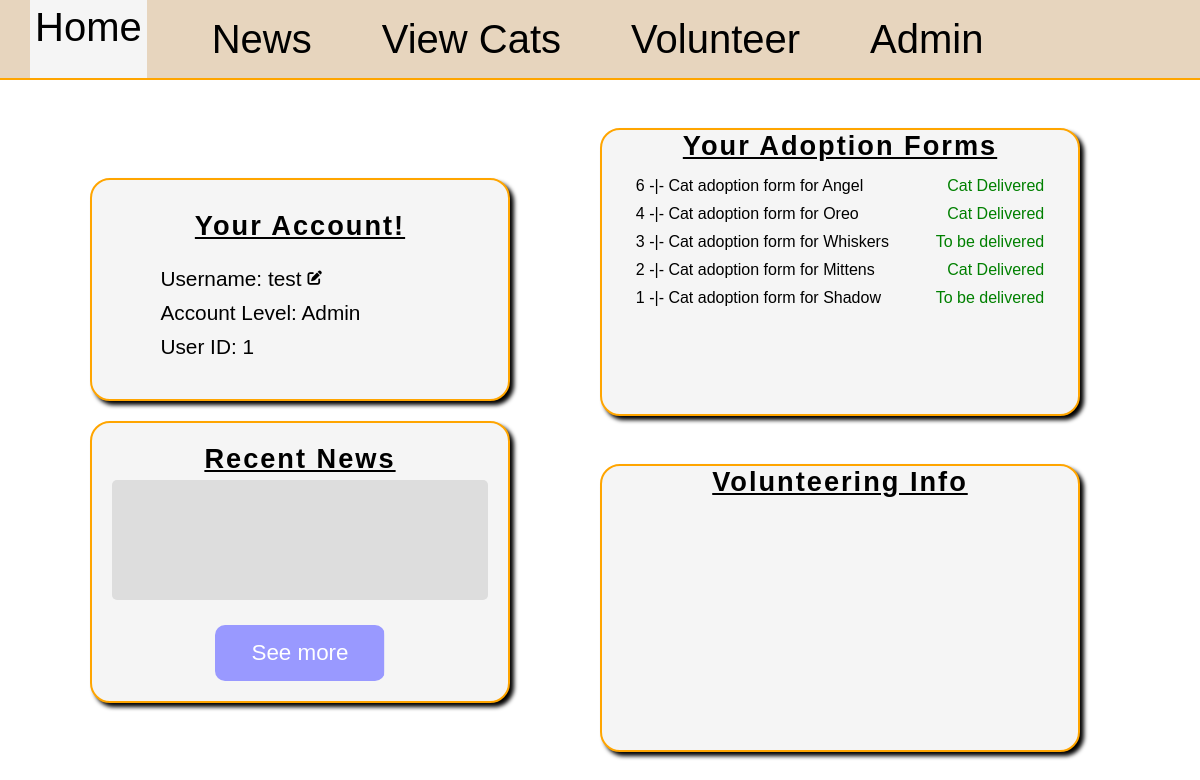
/home/1, run on the app's committed database.
### db_management.py (models this page shows)
class User(db.Model):
    id = db.Column(db.Integer, primary_key=True)
    username = db.Column(db.String(50), nullable=False, unique=True)
    password = db.Column(db.String(50), nullable=False)
    level = db.Column(db.String(50), nullable=False)
    news = db.relationship('News', backref='author', lazy=True)
    forms = db.relationship('AdoptionForm', backref='user', lazy=True)
    volunteer_request = db.relationship('VolunteerRequest', backref='user', lazy=True)
    transport = db.relationship('CatTransport', backref='user', lazy=True)

class AdoptionForm(db.Model):
	id = db.Column(db.Integer, primary_key=True)
	address = db.Column(db.String(30), nullable=False)
	other_pets = db.Column(db.Integer, nullable=False)
	reason = db.Column(db.String(100), nullable=False)
	cat_id = db.Column(db.Integer, db.ForeignKey('cat.id'), nullable=False)
	user_id = db.Column(db.Integer, db.ForeignKey('user.id'), nullable=False)
	review = db.relationship('AdoptionFormReview', backref='form', uselist=False)

class Cat(db.Model):
	id = db.Column(db.Integer, primary_key=True)
	name = db.Column(db.String(25), nullable=False)
	bio = db.Column(db.String(100), nullable=False)
	age = db.Column(db.Integer, nullable=False)
	gender = db.Column(db.String(1), nullable=False)
	image = db.Column(db.String(100))
	room = db.Column(db.String(2))
	adopted = db.Column(db.Boolean, nullable=False, default=False)
	forms = db.relationship('AdoptionForm', backref='cat', lazy=True)
	transport = db.relationship('CatTransport', backref='cat', lazy=True, uselist=False)

class AdoptionFormReview(db.Model):
	id = db.Column(db.Integer, primary_key=True)
	status = db.Column(db.String(30), nullable=False)
	reason = db.Column(db.String(30))
	form_id = db.Column(db.Integer, db.ForeignKey('adoption_form.id'), unique=True, nullable=False)

### main.py (the view)
@app.route('/home/<int:id>', methods=["GET", "POST"])
def home(id):
	user = User.query.filter(User.id==id).first()
	form = UsernameForm()
	newest_news = News.query.order_by(News.id.desc()).first()
	user_adoptions = AdoptionForm.query.filter(AdoptionForm.user_id==id).all()
	user_applications = VolunteerRequest.query.filter(VolunteerRequest.user_id==id).order_by(VolunteerRequest.user_id.desc()).all()
	if form.validate_on_submit():
		form_username = form.username.data
		found_user = User.query.filter(User.username==form_username).first()
		if found_user and form_username != user.username:
			form.username.data = user.username
			return render_template("home.html", applications=user_applications, user=user, form=form, error="exists", news=newest_news, asoptions=user_adoptions)
		else:
			user.username = form_username
			db.session.commit()
			return redirect(url_for("home", id=user.id))
	else:
		form.username.data = user.username
		return render_template("home.html", applications=user_applications, user=user, form=form, error="none", news=newest_news, adoptions=user_adoptions)

### templates/home.html (shortened to what this page needs)
{% extends "base.html" %}
{% block style %}
<link rel="stylesheet" href="{{ url_for('static', filename='home.css') }}">
<link rel="stylesheet" href="https://cdnjs.cloudflare.com/ajax/libs/font-awesome/6.5.0/css/all.min.css">
{% endblock %}
{% block content %}
<main>
	<section id="section-1">
	<div id="profile-div" class="page-div">
		<div id="details">
			<h2>Your Account!</h2>
			<p id="error" class="{{ error }}"></p>
			<div id="username-div">
				<p class="account-detail" id="username-show">Username: {{ user.username }}</p>
				<i class="fas fa-pen-to-square account-detail" id="edit"></i>
			</div>
			<p class="account-detail">Account Level: {{ user.level|capitalize }}</p>
			<p class="account-detail">User ID: {{ user.id }}</p>
		</div>
	</div>
	<div id="news-div" class="page-div">
		<h2>Recent News</h2>
		<div id="newest-news">
		</div>
		<a href="/news/{{ user.id }}" id="news-btn" class="page-link-btn">See more</a>
	</div>
	</section>
	<section id="section-2">
	<div id="adoptions-div" class="page-div">
		<h2>Your Adoption Forms</h2>
		<div id="user-adoptions">
			{% if adoptions %}
			{% for form in adoptions|reverse %}
			<div class="cat-form">
				<p class="form-link cat-adoption" id="{{ form.id }}">{{ form.id }} -|- Cat adoption form for {{ form.cat.name }}</p>
				{% if form.review %}
					{% if form.review.status=="Declined" %}
						<p class="denied">{{ form.review.status }}</p>
					{% else %}
						<p class="accepted">{{ form.review.status }}</p>
					{% endif %}
				{% endif %}
			</div>
			{% endfor %}
			{% else %}
			<p class="no-adoptions">Oh no! You don't have any adoption forms.</p>
			<p class="no-adoptions">Would you like to submit one?</p>
			<a href="/cats/{{ user.id}}" class="page-link-btn" id="adoption-btn">See cats</a>
			{% endif %}
		</div>
	</div>
	<div class="page-div" id="volunteer-div">
		<h2>Volunteering Info</h2>
	</div>
	</section>
</main>
{% endblock %}

### static/styles.css (style rules this page uses)
* { margin: 0; padding: 0; box-sizing: border-box; font-family:Arial, Helvetica, sans-serif; }
html, body { width: 100vw; height: 100vh; font-size: 16px; }
.page-link-btn { color: white; background: linear-gradient(90deg, #ff9900 50%, #9999ff 50%); background-size: 200% 100%; background-position: right; transition: background-position 0.3s ease; border-radius: 10px; display: flex; align-items: center; justify-content: center; text-decoration: none; }
#error { color: #884444; padding: 10px; }

### static/home.css (style rules this page uses)
body { overflow: hidden; }
main { display: flex; justify-content: center; align-items: center; width: 100%; height: 90%; }
.page-div { border: solid orange 2px; border-radius: 20px; transition: 0.3s ease-in-out; box-shadow: 4px 4px 4px black; background-color: whitesmoke; }
#section-1 { width: 40vw; height: 100%; display: flex; flex-direction: column; align-items: center; justify-content: center; }
#section-2 { width: 50vw; height: 100%; display: flex; flex-direction: column; align-items: center; justify-content: space-evenly; }
h2 { font-size: 1.7rem; text-decoration: underline; font-weight: 900; letter-spacing: 2px; margin-bottom: 5px; }
#profile-div { width: 35vw; padding: 20px; display: flex; flex-direction: column; align-items: center; }
#details { padding: 5px; display: flex; flex-direction: column; align-items: center; margin: 5px; border-radius: 10px; width: 90%; }
.account-detail { font-size: 1.3rem; margin-bottom: 10px; text-align: left; width: 85%; }
#username-div { width: 85%; display: flex; justify-content: left; align-items: center; }
#username-div .account-detail { width: auto; margin-right: 6px; }
#username-div i { font-size: 0.9rem; }
#news-div { margin-top: 20px; width: 35vw; display: flex; flex-direction: column; justify-content: center; align-items: center; padding: 20px; }
#newest-news { width: 100%; height: 15vh; display: flex; flex-direction: column; justify-content: center; background-color: #dddddd; padding: 10px; border-radius: 5px; }
#news-btn { margin-top: 25px; width: 45%; font-size: 1.4rem; height: 7vh; }
#adoptions-div, #volunteer-div { width: 40vw; height: 40%; display: flex; flex-direction: column; align-items: center; }
#volunteer-div { height: 40%; }
#user-adoptions, #user-applications { width: 90%; padding: 5px; max-height: 30vh; overflow: auto; display: grid; }
.cat-form, .application-div { padding: 5px; width: 100%; border-radius: 7px; display: flex; align-items: center; justify-content: space-between; }
.form-link, .application-link { text-decoration: none; color: black; }
.accepted { color: green; }

### data on the page
User: username "test", level "Admin", id "1"
AdoptionForm: id "6", cat.name "Angel", review.status "Cat Delivered"
AdoptionForm: id "4", cat.name "Oreo", review.status "Cat Delivered"
AdoptionForm: id "3", cat.name "Whiskers", review.status "To be delivered"
AdoptionForm: id "2", cat.name "Mittens", review.status "Cat Delivered"
AdoptionForm: id "1", cat.name "Shadow", review.status "To be delivered"
